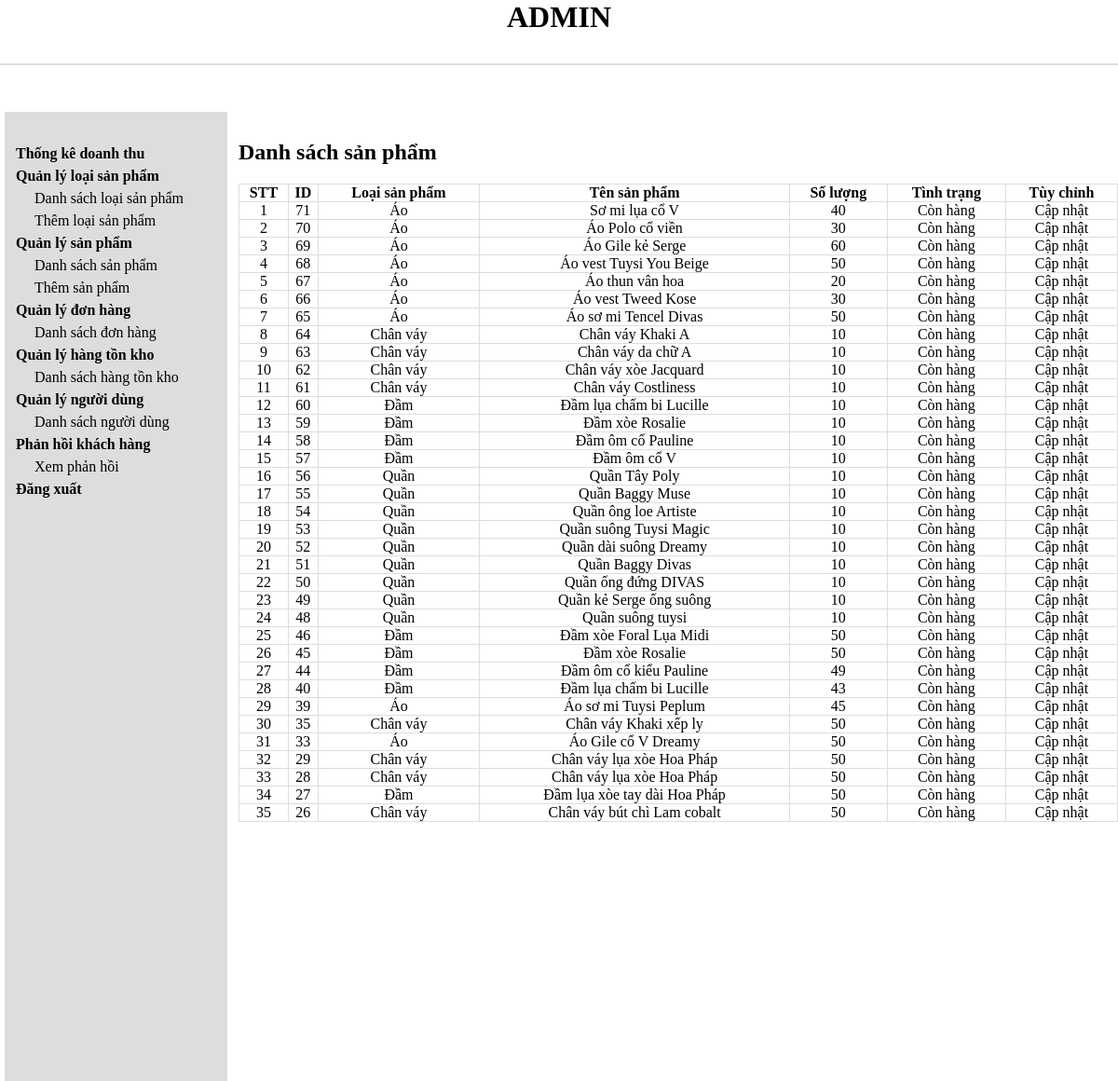
Page /hangtonkho/product_quantitylist.php (signed in) on the committed database.
### tables this page shows
CREATE TABLE `products` (
  `product_id` int(11) NOT NULL,
  `product_name` varchar(255) NOT NULL,
  `product_description` text DEFAULT NULL,
  `product_price` decimal(10,2) NOT NULL,
  `product_sale` int(11) NOT NULL,
  `product_quantity` int(11) NOT NULL,
  `product_image` varchar(255) DEFAULT NULL,
  `brand_id` int(11) DEFAULT NULL,
  `created_at` timestamp NOT NULL DEFAULT current_timestamp(),
  `updated_at` timestamp NOT NULL DEFAULT current_timestamp() ON UPDATE current_timestamp(),
  `product_color_image` varchar(255) DEFAULT NULL,
  `product_color_name` varchar(255) DEFAULT NULL,
  `remarkable` tinyint(1) DEFAULT 0,
  `price_sale` decimal(10,2) GENERATED ALWAYS AS (`product_price` - `product_price` * `product_sale` / 100) STORED,
  `product_size` int(11) NOT NULL
);

CREATE TABLE `brands` (
  `brand_id` int(11) NOT NULL,
  `brand_name` varchar(255) NOT NULL
);

### database/database.php (called while the page is built, shortened)
<?php
class Database {
    private $host = "localhost";
    private $user = "root";
    private $pass = "";
    private $dbname = "clothing_store";
    public $conn;
    public function connect() {
        $this->conn = new mysqli($this->host, $this->user, $this->pass, $this->dbname);
    }
    public function select($query) {
        $result = $this->conn->query($query) or
        die($this->conn->error . __LINE__);
        if ($result->num_rows > 0) {
            return $result;
        } else {
            return false;
        }
    }
}
?>

### class/product_class.php (called while the page is built, shortened)
<?php
include "../database/database.php";
?>
<?php
class product
{
    private $db;
    public function __construct()
    {
        $this->db = new Database;
    }
    public function show_product()
    {
        $query = "SELECT products.*, products.product_image, brands.brand_name
                  FROM products
                  INNER JOIN brands ON products.brand_id = brands.brand_id
                  ORDER BY products.product_id DESC";
        $result = $this->db->select($query);
        return $result;
    }
}

### hangtonkho/product_quantitylist.php (the view, shortened to what this page needs)
<?php
include "../database/header.php";
include '../database/sidebar.php';
include "../class/product_class.php";
?><?php
$product = new product;
$show_product = $product->show_product();
?>
<div class="admin-content-right">
    <div class="admin-content-right-cartegory_list">
        <h1>Danh sách sản phẩm</h1>
        <table>
            <tr>
                <th>STT</th>
                <th>ID</th>
                <th>Loại sản phẩm</th>
                <th>Tên sản phẩm</th>
                <th>Số lượng</th>
                <th>Tình trạng</th>
                <th>Tùy chỉnh</th>
            </tr>
            <?php
            if ($show_product) {
                $i = 0;
                while ($result = $show_product->fetch_assoc()) {
                    $i++;
            ?>
                    <tr>
                        <td><?php echo $i ?></td>
                        <td><?php echo $result['product_id'] ?></td>
                        <td><?php echo $result['brand_name'] ?></td>
                        <td><?php echo $result['product_name'] ?></td>
                        <td><?php echo $result['product_quantity'] ?></td>
                        <td><?php if (($result['product_quantity'] >= 1) && ($result['product_quantity'] <= 5)){ echo "Sắp hết" ;} else if ($result['product_quantity'] > 5 ) { echo "Còn hàng";} else { echo "Hết hàng";} ?></td>
                        <td><a href="product_quantityedit.php?product_id=<?php echo $result['product_id'] ?>">Cập nhật</a></td>
                    </tr>
            <?php
                }
            }
            ?>
        </table>
    </div>
</div>
</body>
</html>

### styles_admin.css (style rules this page uses)
* { margin: 0; padding: 0; box-sizing: border-box; color: black; outline: none; }
a { text-decoration: none; }
.admin-content-right { width: 80%; padding: 30px 0 0 12px; display: grid; }
.admin-content-right-cartegory_list table { width: 100%; text-align: center; margin-top: 20px; }
.admin-content-right-cartegory_list table tr th,td { border: 1px solid #dddddd; }
table { border-collapse: collapse; }

### rows in the picture
products: product_id "71", brand.brand_name "Áo", product_name "Sơ mi lụa cổ V", product_quantity "40", shows "Còn hàng"
products: product_id "70", brand.brand_name "Áo", product_name "Áo Polo cổ viền", product_quantity "30", shows "Còn hàng"
products: product_id "69", brand.brand_name "Áo", product_name "Áo Gile kẻ Serge", product_quantity "60", shows "Còn hàng"
products: product_id "68", brand.brand_name "Áo", product_name "Áo vest Tuysi You Beige", product_quantity "50", shows "Còn hàng"
products: product_id "67", brand.brand_name "Áo", product_name "Áo thun vân hoa", product_quantity "20", shows "Còn hàng"
products: product_id "66", brand.brand_name "Áo", product_name "Áo vest Tweed Kose", product_quantity "30", shows "Còn hàng"
products: product_id "65", brand.brand_name "Áo", product_name "Áo sơ mi Tencel Divas", product_quantity "50", shows "Còn hàng"
products: product_id "64", brand.brand_name "Chân váy", product_name "Chân váy Khaki A", product_quantity "10", shows "Còn hàng"
products: product_id "63", brand.brand_name "Chân váy", product_name "Chân váy da chữ A", product_quantity "10", shows "Còn hàng"
products: product_id "62", brand.brand_name "Chân váy", product_name "Chân váy xòe Jacquard", product_quantity "10", shows "Còn hàng"
products: product_id "61", brand.brand_name "Chân váy", product_name "Chân váy Costliness", product_quantity "10", shows "Còn hàng"
products: product_id "60", brand.brand_name "Đầm", product_name "Đầm lụa chấm bi Lucille", product_quantity "10", shows "Còn hàng"
products: product_id "59", brand.brand_name "Đầm", product_name "Đầm xòe Rosalie", product_quantity "10", shows "Còn hàng"
products: product_id "58", brand.brand_name "Đầm", product_name "Đầm ôm cổ Pauline", product_quantity "10", shows "Còn hàng"
products: product_id "57", brand.brand_name "Đầm", product_name "Đầm ôm cổ V", product_quantity "10", shows "Còn hàng"
products: product_id "56", brand.brand_name "Quần", product_name "Quần Tây Poly", product_quantity "10", shows "Còn hàng"
products: product_id "55", brand.brand_name "Quần", product_name "Quần Baggy Muse", product_quantity "10", shows "Còn hàng"
products: product_id "54", brand.brand_name "Quần", product_name "Quần ông loe Artiste", product_quantity "10", shows "Còn hàng"
products: product_id "53", brand.brand_name "Quần", product_name "Quần suông Tuysi Magic", product_quantity "10", shows "Còn hàng"
products: product_id "52", brand.brand_name "Quần", product_name "Quần dài suông Dreamy", product_quantity "10", shows "Còn hàng"
products: product_id "51", brand.brand_name "Quần", product_name "Quần Baggy Divas", product_quantity "10", shows "Còn hàng"
products: product_id "50", brand.brand_name "Quần", product_name "Quần ống đứng DIVAS", product_quantity "10", shows "Còn hàng"
products: product_id "49", brand.brand_name "Quần", product_name "Quần kẻ Serge ống suông", product_quantity "10", shows "Còn hàng"
products: product_id "48", brand.brand_name "Quần", product_name "Quần suông tuysi", product_quantity "10", shows "Còn hàng"
products: product_id "46", brand.brand_name "Đầm", product_name "Đầm xòe Foral Lụa Midi", product_quantity "50", shows "Còn hàng"
products: product_id "45", brand.brand_name "Đầm", product_name "Đầm xòe Rosalie", product_quantity "50", shows "Còn hàng"
products: product_id "44", brand.brand_name "Đầm", product_name "Đầm ôm cổ kiểu Pauline", product_quantity "49", shows "Còn hàng"
products: product_id "40", brand.brand_name "Đầm", product_name "Đầm lụa chấm bi Lucille", product_quantity "43", shows "Còn hàng"
products: product_id "39", brand.brand_name "Áo", product_name "Áo sơ mi Tuysi Peplum", product_quantity "45", shows "Còn hàng"
products: product_id "35", brand.brand_name "Chân váy", product_name "Chân váy Khaki xếp ly", product_quantity "50", shows "Còn hàng"
products: product_id "33", brand.brand_name "Áo", product_name "Áo Gile cổ V Dreamy", product_quantity "50", shows "Còn hàng"
products: product_id "29", brand.brand_name "Chân váy", product_name "Chân váy lụa xòe Hoa Pháp", product_quantity "50", shows "Còn hàng"
products: product_id "28", brand.brand_name "Chân váy", product_name "Chân váy lụa xòe Hoa Pháp", product_quantity "50", shows "Còn hàng"
products: product_id "27", brand.brand_name "Đầm", product_name "Đầm lụa xòe tay dài Hoa Pháp", product_quantity "50", shows "Còn hàng"
products: product_id "26", brand.brand_name "Chân váy", product_name "Chân váy bút chì Lam cobalt", product_quantity "50", shows "Còn hàng"
